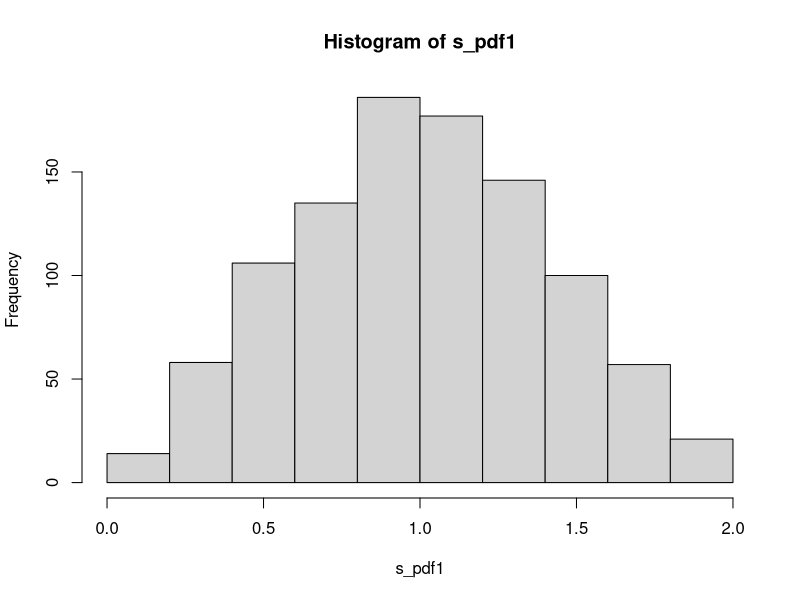
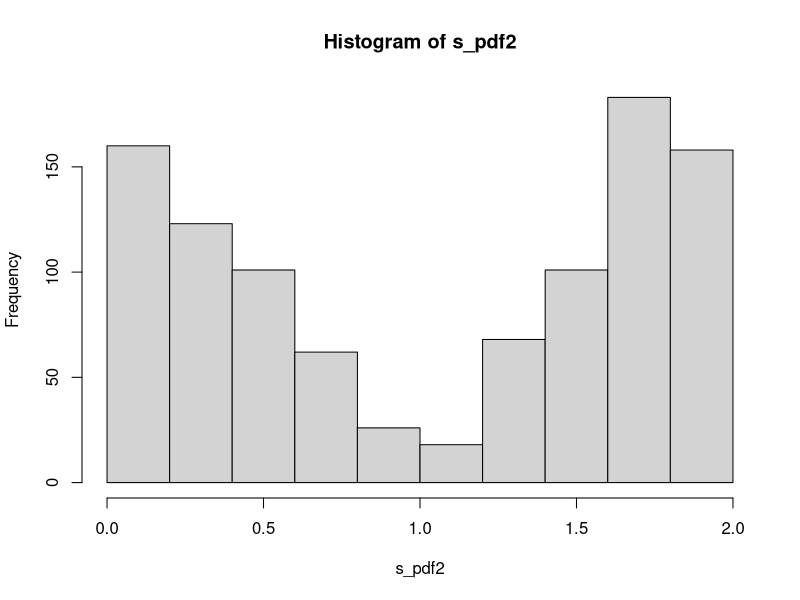
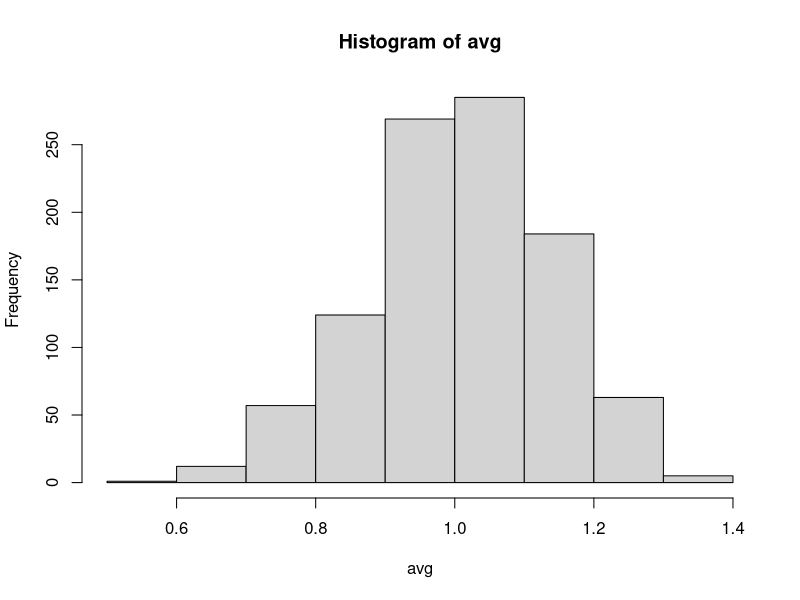
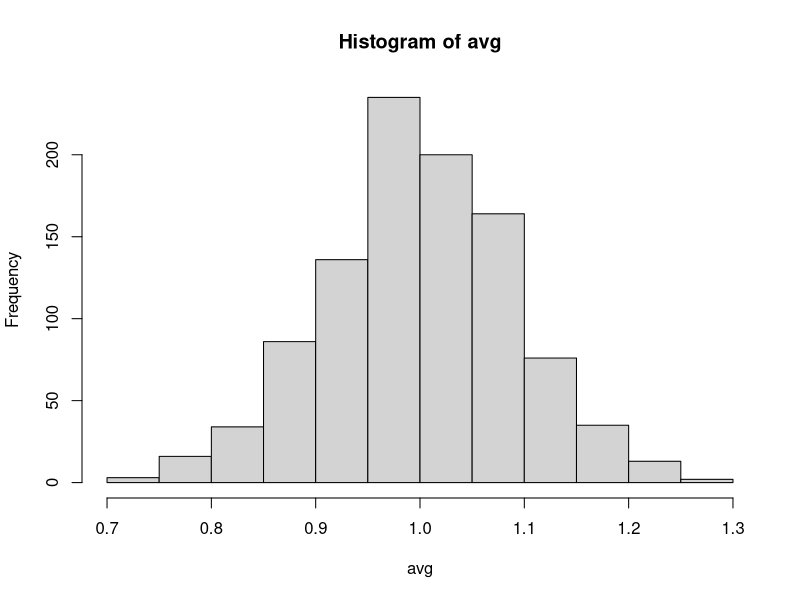
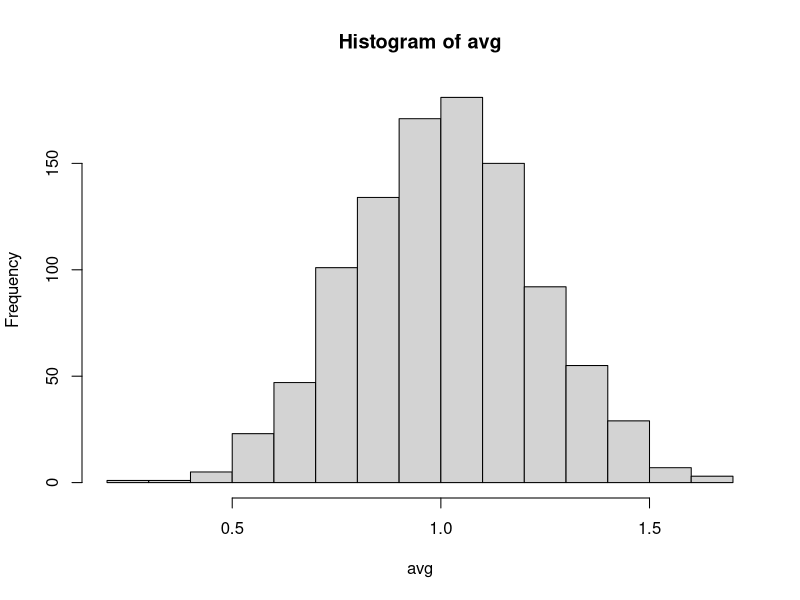
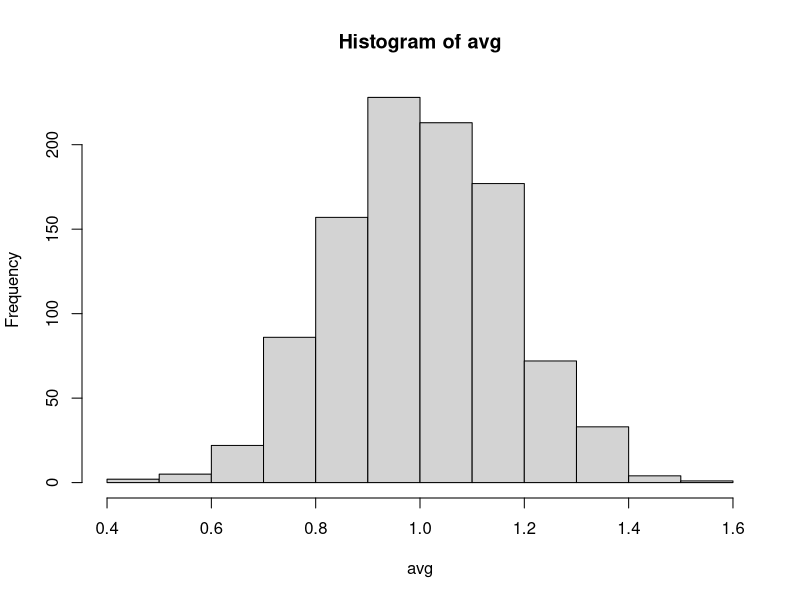

Generate these figures, in order, with R:
## ---- chunk 1
knitr::opts_chunk$set(echo = TRUE)
## ---- chunk 2
pdf1 <- function(x){
  if(x!= 0 && x!= 2){
    if(x >= 0 && x <= 1){
      return(x)
      } else {
        return(2 - x)
      }
    } else {
      return (0)
    }
  }
## ---- chunk 3
pdf2 <- function(x){
  if(x!= 0 && x!= 2){
    if(x <= 1){
      return(1 - x)
      } else {
        return(x - 1)
      }
    } else {
      return(0)
    }
  }
## ---- chunk 4
library(ggplot2)
s <- seq(from = 0, to = 2, length.out = 10000)
prob1 <- sapply(s, pdf1)
s_pdf1 <- sample(s, 1000, replace=TRUE, prob=prob1)
hist(s_pdf1)

prob2 <- sapply(s, pdf2)
s_pdf2 <- sample(s, 1000, replace=TRUE, prob=prob2)
hist(s_pdf2)
## ---- chunk 5
plot_fun <- function (s, pdf, n){
  avg <- NULL
  for (i in 1:1000){
    s_pdf3 <- sample(s, n, replace=TRUE, prob = pdf)
    avg <- c(avg, mean(s_pdf3)) 
  }
 hist(avg) 
}
## ---- chunk 6
plot_fun(s, prob1, 10)
plot_fun(s, prob1, 20)
plot_fun(s, prob2, 10)
plot_fun(s, prob2, 20)
